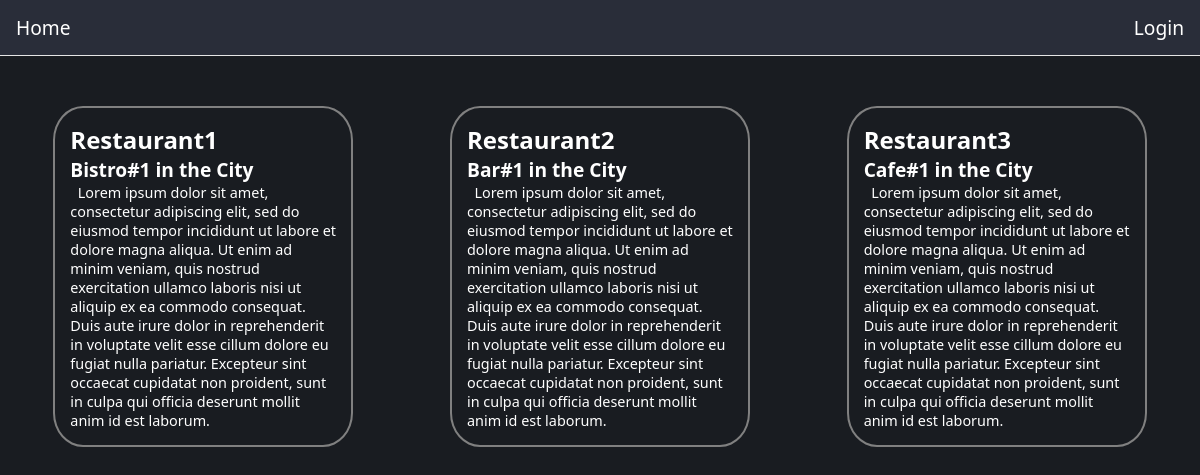
The page / on the database its author committed.
### Home_App/models.py (models this page shows, shortened)
class Articles (models.Model):
    title = models.CharField ( 'Title', max_length=50)
    anons = models.CharField( 'Anons', max_length=250)
    full_text = models.TextField ( 'Description')
    class Meta:
       verbose_name='Article'
       verbose_name_plural='Articles'

### Home_App/views.py (the view)
# urls.py: 2. Add a URL to urlpatterns:  path('', views.home, name='home')
def home(request):
    restaurants=Articles.objects.all()
    return render(request, 'home.html', {'restaurants':restaurants})

### Template/home.html (shortened to what this page needs)
<!DOCTYPE html>
<html lang="en">
{% load static %}
<head>
    <link rel="stylesheet" href="{% static 'css/style.css' %}" type="text/css" />
</head>
<body>
    <header>
        <div class="logo"><a href="#home">Home</a></div>
        <ul>
            {% if user.is_authenticated %}
            <li>
                <a href="/logout">Logout</a>
            </li>
            <li>
                <a href="#">Welcome, {{user.username}}</a>
            </li>
            {% else %}
            <li><a href="/login">Login</a></li>
      {% endif %}
        </ul>
    </header>
    <div class="banner">
        <div class="cards">
            {% for el in restaurants %}
            <div class="card">
                <h3>
                    {{ el.title }}
                </h3>
                <h4>{{el.anons}}</h4>
                <p>&nbsp&nbsp{{el.full_text}}</p>
            </div>
            {% endfor %}
        </div>
    </div>
</body>
</html>

### Static/css/style.css (style rules this page uses)
*, *:before, *:after { box-sizing: border-box; margin: 0; padding: 0; scroll-behavior: smooth; }
html { font-size: 100%; scroll-behavior: smooth; }
header ul { list-style-type: none; }
header { margin: 0; padding: 0; overflow: hidden; background-color: #292D39;; border-bottom: 1px solid #e5e5e5; display: flex; justify-content: space-between; }
header li { float: left; }
header .logo a { font-size:1.2rem; display: block; color: white; text-align: center; padding: 14px 16px; text-decoration: none; }
header li a { font-size:1.2rem; display: block; color: white; text-align: center; padding: 14px 16px; text-decoration: none; }
body { font-family: acumin-pro, system-ui, sans-serif; margin: 0; display: grid; grid-template-rows: auto 1fr auto; font-size: 14px; background-color: #f4f4f4; align-items: start; min-height: 100vh; background-color:#191C21; }
.cards { display: flex; justify-content: space-around; flex-wrap: wrap; margin:5px; }
.banner { height:100vh; margin-top: 35px; }
.card { border-radius: 10%; border: 2px solid grey; width: 300px; height:100%; margin:10px; padding:15px; }
.card h3 { color:#fff; display:flex; font-size:1.5rem; justify-content:left; align-items:left; }
.card h4 { color:#fff; display:flex; font-size:1.2rem; justify-content:left; align-items:left; }
.card p { color:#fff; font-size:0.9rem; display:flex; justify-content:left; align-items:left; }
h3 { display: flex; justify-content: center; width: 100%; }

### rows shown on the page
Articles: title "Restaurant1", anons "Bistro#1 in the City", full_text "Lorem ipsum dolor sit amet, consectetur adipiscing elit, sed do eiusmod tempor incididunt ut labore et dolore magna aliqua. Ut enim ad minim veniam, quis nostrud exercitation ullamco laboris nisi ut aliquip ex ea commodo consequat. Duis aute irure dolor in reprehenderit in voluptate velit esse cillum dolore eu fugiat nulla pariatur. Excepteur sint occaecat cupidatat non proident, sunt in culpa qui officia deserunt mollit anim id est laborum."
Articles: title "Restaurant2", anons "Bar#1 in the City", full_text "Lorem ipsum dolor sit amet, consectetur adipiscing elit, sed do eiusmod tempor incididunt ut labore et dolore magna aliqua. Ut enim ad minim veniam, quis nostrud exercitation ullamco laboris nisi ut aliquip ex ea commodo consequat. Duis aute irure dolor in reprehenderit in voluptate velit esse cillum dolore eu fugiat nulla pariatur. Excepteur sint occaecat cupidatat non proident, sunt in culpa qui officia deserunt mollit anim id est laborum."
Articles: title "Restaurant3", anons "Cafe#1 in the City", full_text "Lorem ipsum dolor sit amet, consectetur adipiscing elit, sed do eiusmod tempor incididunt ut labore et dolore magna aliqua. Ut enim ad minim veniam, quis nostrud exercitation ullamco laboris nisi ut aliquip ex ea commodo consequat. Duis aute irure dolor in reprehenderit in voluptate velit esse cillum dolore eu fugiat nulla pariatur. Excepteur sint occaecat cupidatat non proident, sunt in culpa qui officia deserunt mollit anim id est laborum."
